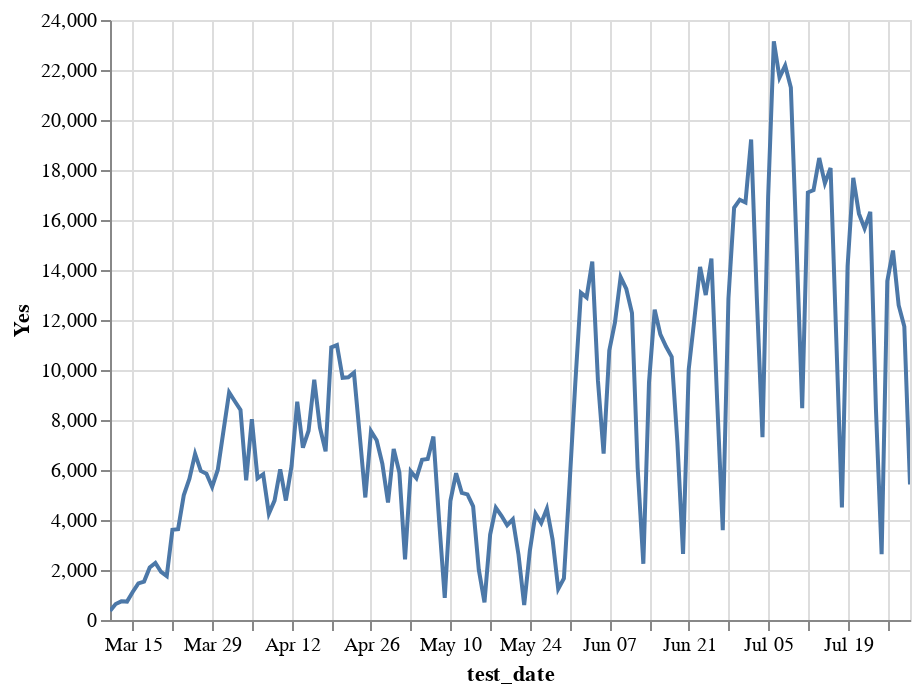

The cell this chart's notebook holds for it:
### Code cell
alt.Chart(ti.reset_index().assign(total=lambda x: x.Yes+x.No)).mark_line().encode(
    x='test_date',
    y='Yes',
    tooltip=['test_date', 'Yes']
).interactive()

### Figure 1 — Vega-Lite specification as saved in the notebook (floating-point values rounded to 4 significant figures; data arrays with more than 128 entries replaced by an {"elided": "..."} marker saying what was removed)
{"config": {"view": {"continuousWidth": 400, "continuousHeight": 300}}, "data": {"name": "data-8ed2b27f8cf1af24fa0eca081bae18f4"}, "mark": "line", "encoding": {"tooltip": [{"type": "temporal", "field": "test_date"}, {"type": "quantitative", "field": "Yes"}], "x": {"type": "temporal", "field": "test_date"}, "y": {"type": "quantitative", "field": "Yes"}}, "selection": {"selector001": {"type": "interval", "bind": "scales", "encodings": ["x", "y"]}}, "$schema": "https://vega.github.io/schema/vega-lite/v4.8.1.json", "datasets": {"data-8ed2b27f8cf1af24fa0eca081bae18f4": {"elided": "142 records"}}}
